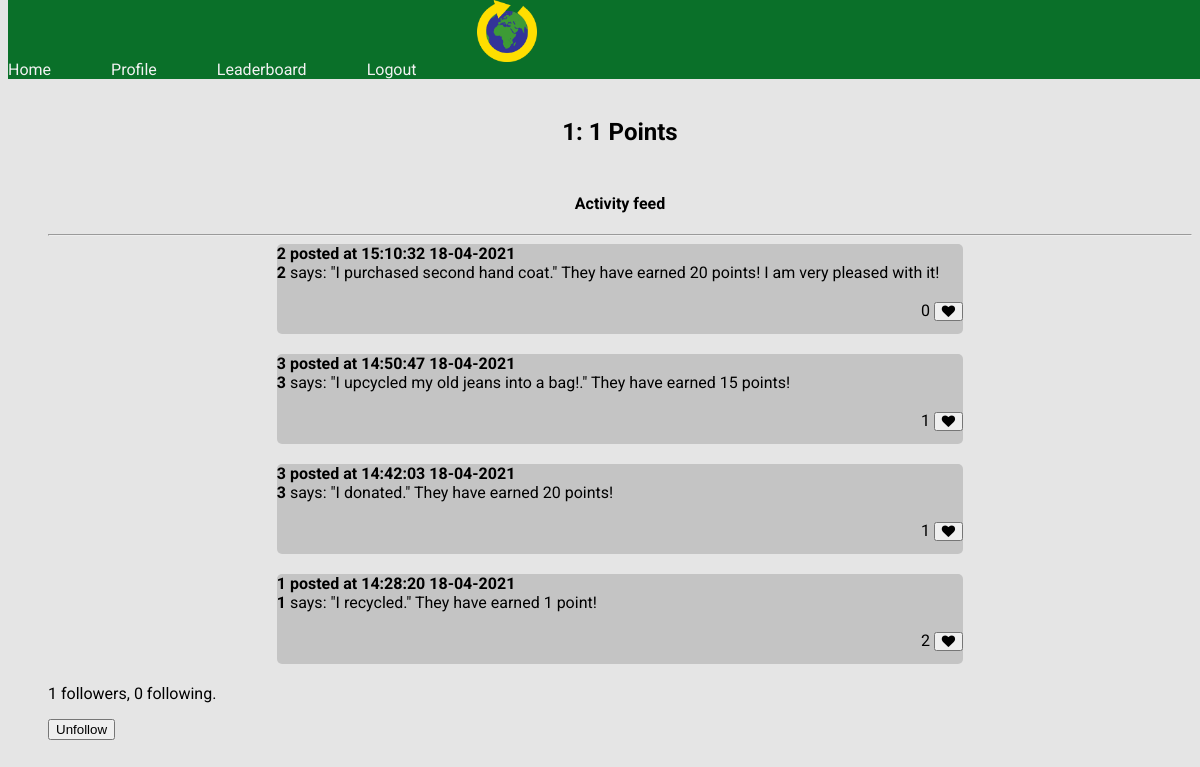
Screenshot of /user/1 (signed in) with the database file from the repository.
### app/models.py (models this page shows, shortened)
class User(UserMixin, db.Model):
    id = db.Column(db.Integer, primary_key=True)
    username = db.Column(db.String(64), index=True, unique=True)
    email = db.Column(db.String(120), index=True, unique=True)
    password_hash = db.Column(db.String(128))
    posts = db.relationship('Post', backref='author', lazy='dynamic')
    points = db.Column(db.Integer, default=0)
    followed = db.relationship(
        'User', secondary=followers,
        primaryjoin=(followers.c.follower_id == id),
        secondaryjoin=(followers.c.followed_id == id),
        backref=db.backref('followers', lazy='dynamic'), lazy='dynamic')
    def is_following(self, user):
        return self.followed.filter(
            followers.c.followed_id == user.id).count() > 0

class Post(db.Model):
    id = db.Column(db.Integer, primary_key=True)
    body = db.Column(db.String(140))
    action = db.Column(db.String(64))
    item = db.Column(db.String(64))
    timestamp = db.Column(db.String, index=True)
    user_id = db.Column(db.Integer, db.ForeignKey('user.id'))
    points = db.Column(db.Integer,default=0)
    likes = db.Column(db.Integer, default=0)

### app/routes.py (the view, shortened to what this page needs)
@app.route('/user/<username>', methods=['GET','POST'])
@login_required
def user(username):
    user = User.query.filter_by(username=username).first_or_404()
    posts = db.session.query(Post).order_by(desc(Post.id)).limit(20).all()
    form = LogActivity()
    form2 = EmptyForm()
    return render_template("user.html",user=user, posts=posts, form=form, points=user.points)

### app/forms.py
class LogActivity(FlaskForm):
    actions = {'donated':20,'recycled':1,'upcycled':15,'reused':3,'purchased second hand':20, 'completed the weekly challenge':25,'have something else to share':0}
    action = SelectField('Action:',choices=list(actions.keys()), validators=[DataRequired()])
    item = StringField()
    comment = TextAreaField('Share a comment on your achievement?')
    submit = SubmitField('Log Activity')

class EmptyForm(FlaskForm):
    submit = SubmitField('Submit')

### app/models.py (called while the page is built)
@login.user_loader
def load_user(id):
    return User.query.get(int(id))

### app/templates/user.html (shortened to what this page needs)
{% extends "base.html" %}
{% block content %}
    <h2>{{ user.username }}: {{ user.points }} Points</h2>
    <table class="aboutme">
        <tr valign="top">
            <td>
            </td>
        </tr>
    </table>
    <div class="activity feed">
    <h4>Activity feed</h4>
    <hr>
    {% for post in posts %}
    <a href="{{ url_for('user',username=post.author.username) }}" id="post_link">
    <div class="activitypost">
    <span id="posted info"><b> {{ post.author.username }} posted at {{ post.timestamp }}</b></span>
    <br>
    <span id="postauthor"><b>{{ post.author.username }}</b></span>
    <span id="postbody">{{ post.body }}</span>
    <br>
    <span id="postlikes"> <form action="{{ url_for('update_like', username=user.username, post_id=post.id) }}" method="POST">{{ post.likes }}
        <button><i class="fa fa-heart"></i></button>
   </form>
    </span>
    <br>
    <br>
    </div>
    {% endfor %}
    </a>
</div>
    <div class="followers">
    <p> {{ user.followers.count() }} followers, {{ user.followed.count() }} following.</p>
    {% if user == current_user %}
    {% for user in current_user.followed %}
    Users followed:
    {{ user.username }}
    {% endfor %}
    {% else %}
    <p>
        <form action="{{ url_for('unfollow', username=user.username) }}" method="post">
            {{ form.submit(value='Unfollow') }}
        </form>
    </p>
    {% endif %}
</div>
{% endblock %}

### app/static/base.css (style rules this page uses)
h2 { font-family: Roboto, Open Sans, sans-serif; text-align: center; }
h4 { font-family: Roboto, Open Sans, sans-serif; text-align: center; }
p { font-family: Roboto, Open Sans, sans-serif; }
a { font-family: Roboto, Open Sans, sans-serif; }
body { background-color: #E5E5E5; }
.activitypost { text-align:left; margin-left: auto; margin-right: auto; padding-bottom: 5px; margin-bottom: 20px; width: 60%; height: 85px; border-radius: 5px; background-color: #C4C4C4; font-family: Roboto, Open Sans, sans-serif; }
#post_link { text-decoration: none; color: black; }
.followers { font-family: Roboto, Open Sans, sans-serif; text-align: left; }
#postlikes { padding-left: 80%; text-align: right; }
.aboutme { text-align: right; margin-left:auto; margin-right: auto; }

### rows the page displays
User: username "1", points "1"
Post: author.username "2", timestamp "15:10:32 18-04-2021", body "says: \"I purchased second hand coat.\" They have earned 20 points! I am very pleased with it!", likes "0"
Post: author.username "3", timestamp "14:50:47 18-04-2021", body "says: \"I upcycled my old jeans into a bag!.\" They have earned 15 points!", likes "1"
Post: author.username "3", timestamp "14:42:03 18-04-2021", body "says: \"I donated.\" They have earned 20 points!", likes "1"
Post: author.username "1", timestamp "14:28:20 18-04-2021", body "says: \"I recycled.\" They have earned 1 point!", likes "2"

### other values shown
{{ user.followers.count() }} "1"
{{ user.followed.count() }} "0"
